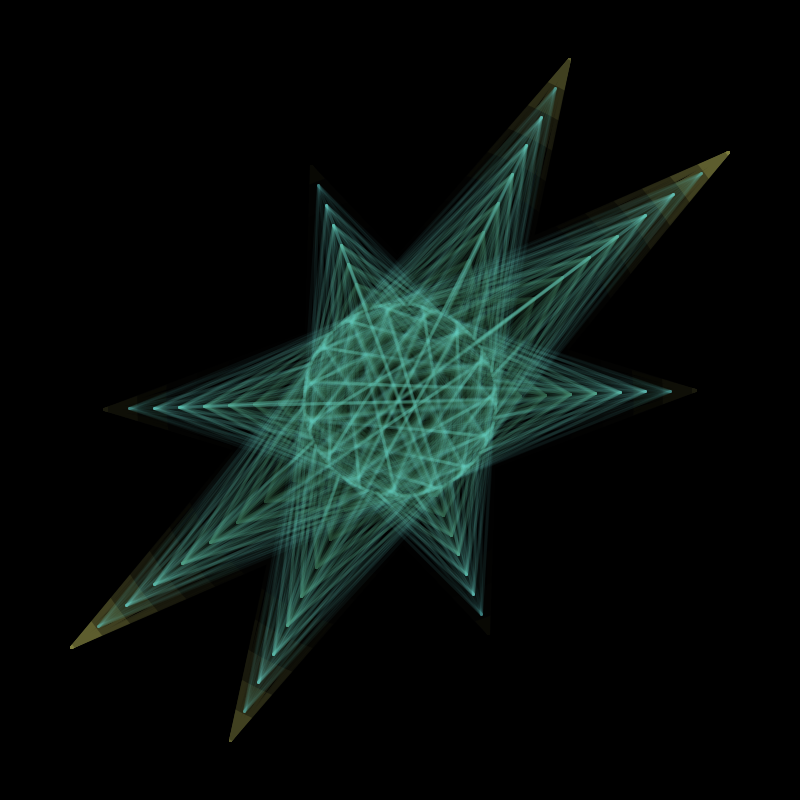
Frame 1 (no input)
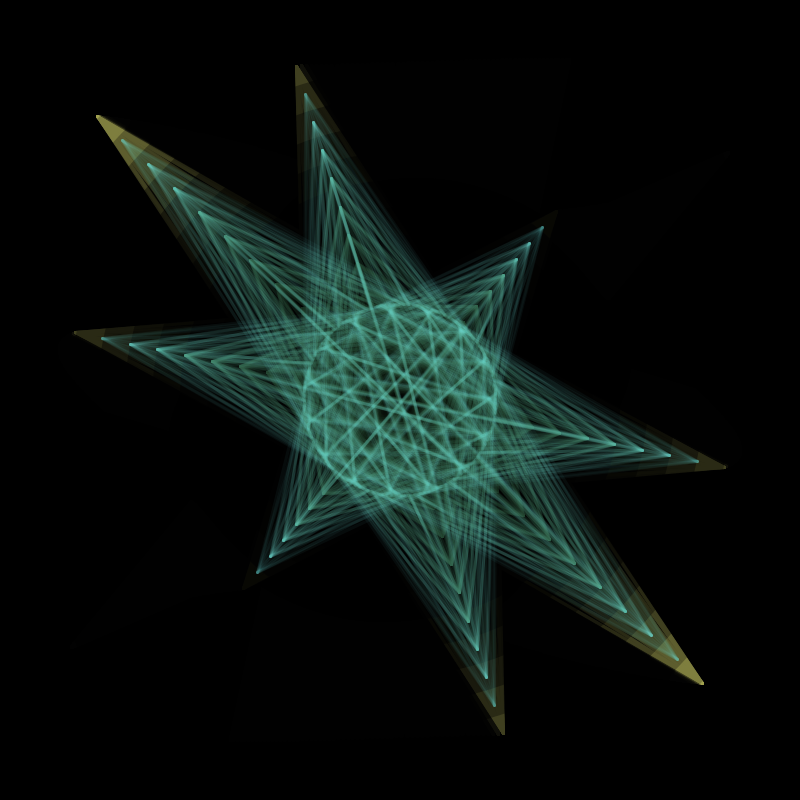
Frame 60 (the mouse pressed at the canvas centre just before this capture)
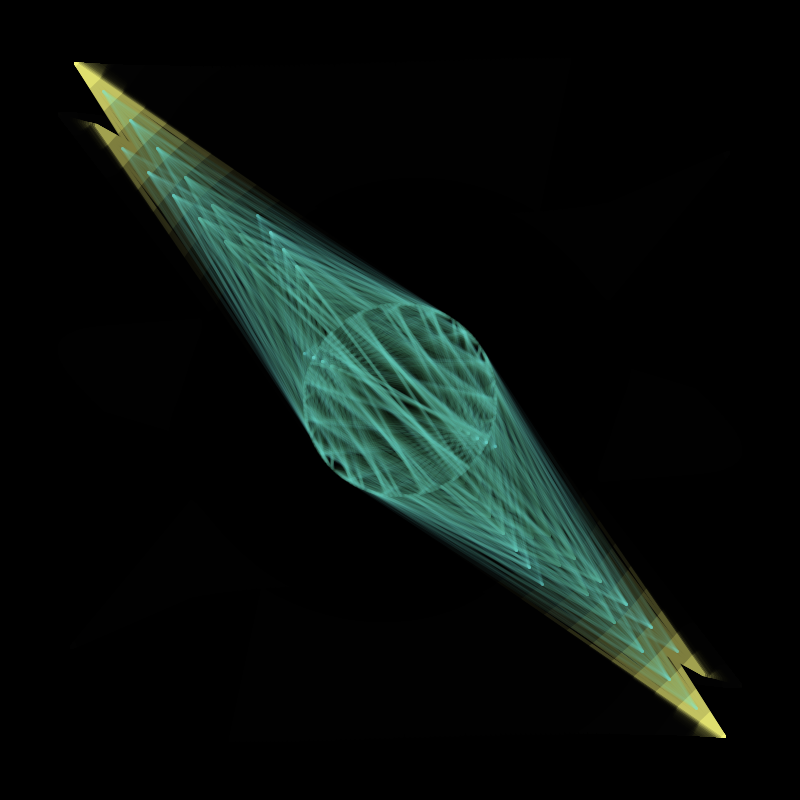
Frame 120 (the mouse held since frame 60 and released just before this capture)

The Processing sketch that drew these frames (run headless with seeded random() and noise(); from frame 60 on, the mouse is pressed at the canvas centre):

// Processing sketch: mySketch
// ── mySketch.pde
float xmotion = 4;
float ymotion = 4;

void setup() {
  size(800, 800);
  
  colorMode(HSB, 360, 255, 255);
  
  background(0);
  noStroke();
  
  strokeWeight(1);
  
  noiseDetail(7, 0.5);
}

float radius = 192;
int lastmx = -1;

void draw() 
{
  //background(0, 0, 0, 2);
  noStroke();
	
  fill(0, 0, 0, 8);
	rect(0, 0, width, height);
  
  float count = 128;
  
  float i = 0; float j = 0;
	
	strokeWeight(3);
  float inorm_i=0;
  for (j = 0; j < 1; j += 0.05) 
  {
		float jnorm_j = abs(0.5 - j) * 2;
    for (i = 0; i < count; i += 1) 
    {
    float norm_i = i / count;
    float unit_i = 1 / count;
    
    inorm_i = abs(0.5 - norm_i) * 2;
    
    float n = noise(inorm_i, jnorm_j) / 8;
    float nn = n * 2;
    
    float cx = radius * sin(norm_i * PI * 2 + j / 8);
    float cy = radius * cos(norm_i * PI * 2 + j / 8);
    
    float cx2 = radius * sin((unit_i + norm_i) * PI * 32 + cos(xmotion)*2) * (radius / 350 + jnorm_j * 3);
    float cy2 = radius * cos((unit_i + norm_i) * PI * 32 + sin(ymotion)*1) * (radius / 350 + jnorm_j * 3);
		
    float x =  width / 2;
    float y = height / 2;

    stroke(60 + j * 128, 128, 255, 224 * (1-j));
    line(x + cx / 2, y + cy / 2, x + cx2 / 2, y + cy2 / 2);

    noStroke();
		fill(inorm_i * 360 * 2 % 360, 0, 0, 224 * (1-j));
    }
  	
		ellipse(width / 2, height / 2, height * j/(0.75 + cos(xmotion)/10), height * j/(0.75 + cos(xmotion)/10));
  }
	
  xmotion += 0.008;
  ymotion += 0.009;
}
